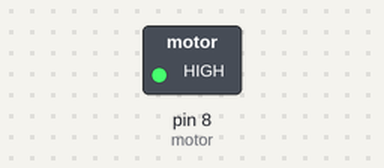
A sketch run on a simulated Arduino Uno, built with avr-gcc and run on an emulated ATmega328P. Shown: switched loads named in the sketch (green lamp = pin HIGH).

Above: at 1.0 s.
At 3.0 s:
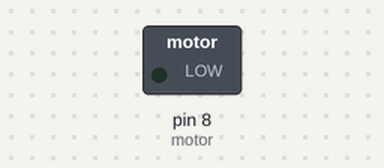
Timing chart, 0 to 5.2 s (numbered marks = the images above):
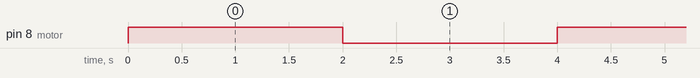

The sketch:

watering_system.ino
```cpp
int motor = 8;
void setup() {
  pinMode(motor,OUTPUT);
  pinMode(A0, INPUT);
  Serial.begin(9600);
}

void loop() {
  //int time_del = analogRead(A0);
  //Serial.print("start>>");
  //Serial.println(analogRead(A0));
  //int time_val = map(time_del, 0, 1023, 1, 60);
  int actual_time = 2000;//time_val*1000;
  Serial.println("time:"+actual_time);
  digitalWrite(motor, HIGH);
  delay(actual_time);
  digitalWrite(motor, LOW);
  delay(actual_time);
}
```

Measured:
- by itself, pin 8 (motor): alternates HIGH for 2.0 s and LOW for 2.0 s
